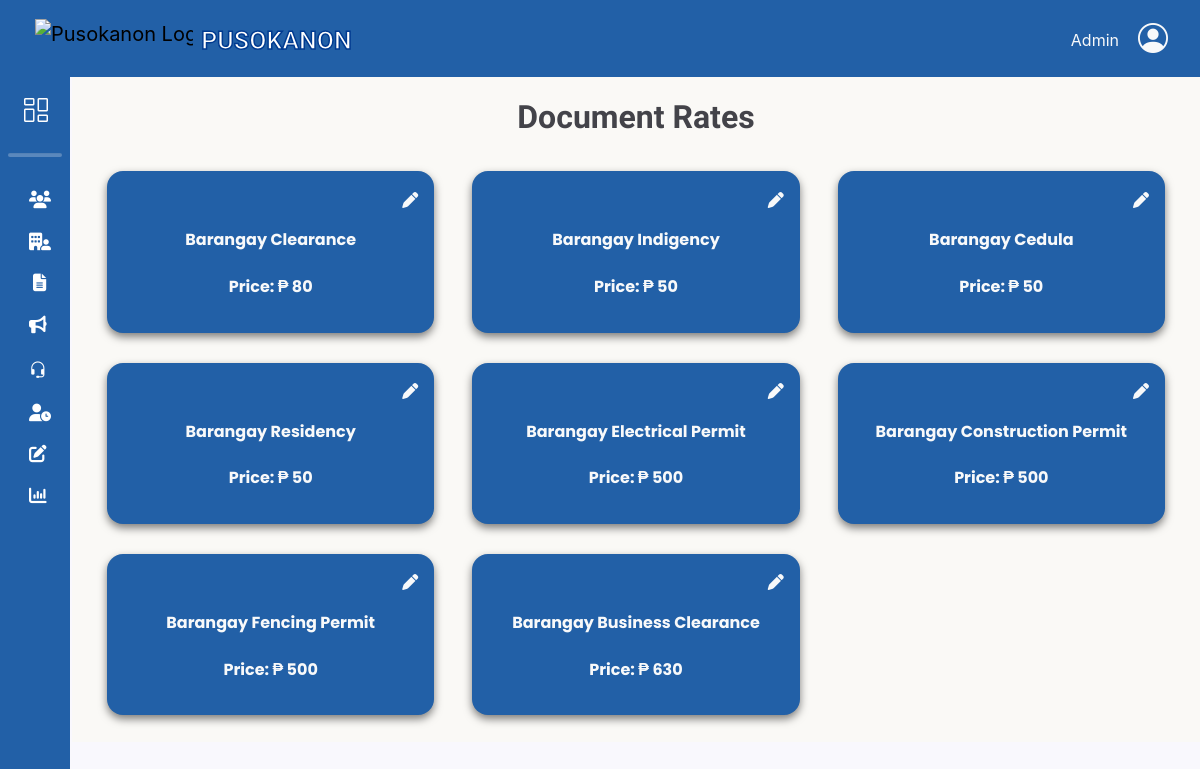
The app's page /adminbejo/DocumentRate.php (signed in) with its own data.
### tables this page shows
CREATE TABLE `doc_type` (
  `docType_id` int(11) NOT NULL,
  `doc_name` varchar(100) NOT NULL,
  `doc_amount` int(11) NOT NULL
);

### db/DBconn.php (called while the page is built, shortened)
<?php
function fetchDocumentRates($pdo, $id)
{
	$sql = "SELECT doc_amount FROM doc_type WHERE docType_id = :id";
	$stmt = $pdo->prepare($sql);
	$stmt->bindParam(':id', $id, PDO::PARAM_STR);
	$stmt->execute();
	return $stmt->fetchColumn();
}

### adminbejo/DocumentRate.php (the view, shortened to what this page needs)
<?php
    include 'headerAdmin.php';
    include '../db/DBconn.php';
?>
<link rel="stylesheet" href="css/DocumentRate.css">
<section class="main">
    <h1 class="page_header">Document Rates</h1>
    <div class="container">
        <div class="row">
            <div class="col-12 col-sm-4">
                <div class="document-box m-1 p-3 text-light rounded-4 text-center" id="1">
                    <div class="d-flex justify-content-end">
                        <button class="pen-icon" title="Edit Price" data-bs-toggle="tooltip" data-bs-placement="right">
                            <i class="fa-solid fa-pen"></i>
                        </button>
                    </div>
                    <h1 class="document-name">Barangay Clearance</h1>
                    <p class="document-price">Price: ₱ <span><?php echo fetchDocumentRates($pdo, '1')?></span></p>
                </div>
            </div>
            <div class="col-12 col-sm-4">
                <div class="document-box m-1 p-3 text-light rounded-4 text-center" id="2">
                    <div class="d-flex justify-content-end">
                        <button class="pen-icon" title="Edit Price" data-bs-toggle="tooltip" data-bs-placement="right">
                            <i class="fa-solid fa-pen"></i>
                        </button>
                    </div>
                    <h1 class="document-name">Barangay Indigency</h1>
                    <p class="document-price">Price: ₱ <span><?php echo fetchDocumentRates($pdo, '2')?></span></p>
                </div>
            </div>
            <div class="col-12 col-sm-4">
                <div class="document-box m-1 p-3 text-light rounded-4 text-center" id="3">
                    <div class="d-flex justify-content-end">
                        <button class="pen-icon" title="Edit Price" data-bs-toggle="tooltip" data-bs-placement="right">
                            <i class="fa-solid fa-pen"></i>
                        </button>
                    </div>
                    <h1 class="document-name">Barangay Cedula</h1>
                    <p class="document-price">Price: ₱ <span><?php echo fetchDocumentRates($pdo, '3')?></span></p>
                </div>
            </div>
            <div class="col-12 col-sm-4">
                <div class="document-box m-1 p-3 text-light rounded-4 text-center" id="4">
                    <div class="d-flex justify-content-end">
                        <button class="pen-icon" title="Edit Price" data-bs-toggle="tooltip" data-bs-placement="right">
                            <i class="fa-solid fa-pen"></i>
                        </button>
                    </div>
                    <h1 class="document-name">Barangay Residency</h1>
                    <p class="document-price">Price: ₱ <span><?php echo fetchDocumentRates($pdo, '4')?></span></p>
                </div>
            </div>
            <div class="col-12 col-sm-4">
                <div class="document-box m-1 p-3 text-light rounded-4 text-center" id="5">
                    <div class="d-flex justify-content-end">
                        <button class="pen-icon" title="Edit Price" data-bs-toggle="tooltip" data-bs-placement="right">
                            <i class="fa-solid fa-pen"></i>
                        </button>
                    </div>
                    <h1 class="document-name">Barangay Electrical Permit</h1>
                    <p class="document-price">Price: ₱ <span><?php echo fetchDocumentRates($pdo, '5')?></span></p>
                </div>
            </div>
            <div class="col-12 col-sm-4">
                <div class="document-box m-1 p-3 text-light rounded-4 text-center" id="6">
                    <div class="d-flex justify-content-end">
                        <button class="pen-icon" title="Edit Price" data-bs-toggle="tooltip" data-bs-placement="right">
                            <i class="fa-solid fa-pen"></i>
                        </button>
                    </div>
                    <h1 class="document-name">Barangay Construction Permit</h1>
                    <p class="document-price">Price: ₱ <span><?php echo fetchDocumentRates($pdo, '6')?></span></p>
                </div>
            </div>
            <div class="col-12 col-sm-4">
                <div class="document-box m-1 p-3 text-light rounded-4 text-center" id="7">
                    <div class="d-flex justify-content-end">
                        <button class="pen-icon" title="Edit Price" data-bs-toggle="tooltip" data-bs-placement="right">
                            <i class="fa-solid fa-pen"></i>
                        </button>
                    </div>
                    <h1 class="document-name">Barangay Fencing Permit</h1>
                    <p class="document-price">Price: ₱ <span><?php echo fetchDocumentRates($pdo, '7')?></span></p>
                </div>
            </div>
            <div class="col-12 col-sm-4">
                <div class="document-box m-1 p-3 text-light rounded-4 text-center" id="8">
                    <div class="d-flex justify-content-end">
                        <button class="pen-icon" title="Edit Price" data-bs-toggle="tooltip" data-bs-placement="right">
                            <i class="fa-solid fa-pen"></i>
                        </button>
                    </div>
                    <h1 class="document-name">Barangay Business Clearance</h1>
                    <p class="document-price">Price: ₱ <span><?php echo fetchDocumentRates($pdo, '8')?></span></p>
                </div>
            </div>
        </div>
    </div>
</section>
<?php include 'footerAdmin.php';?>

### adminbejo/css/headerADstyle.css (style rules this page uses)
body { height: 100%; margin-top: 77px; background-color: #FAF9F6; }
h1 { font-weight: 600; font-size: 1rem; }
.main { width: 100%; overflow: hidden; transition: all 0.35s ease-in-out; background-color: #FAF9F6; flex-wrap: wrap; justify-content: space-between; padding: 1rem; position: relative; }

### adminbejo/css/DocumentRate.css (style rules this page uses)
body { background-color: #F9F8FD; }
.main { margin-left: 72px; justify-content: center; }
.page_header { font-family: 'Titan One', cursive; color: #434349; font-size: 2rem; text-align: center; margin: 5px 0px 16px 0px; }
.document-box { background-color: #2260A7; box-shadow: 0 4px 8px rgba(0, 0, 0, 0.5); display: flex; height: 100%; flex-direction: column; justify-content: space-around; }
.col-12 { padding: 15px; }
.document-name, .document-price { margin-top: 15px; font-weight: bold; }
.pen-icon { background: none; border: none; color: inherit; padding: 0; cursor: pointer; }

### records on screen
doc_type: doc_amount "80"
doc_type: doc_amount "50"
doc_type: doc_amount "50"
doc_type: doc_amount "50"
doc_type: doc_amount "500"
doc_type: doc_amount "500"
doc_type: doc_amount "500"
doc_type: doc_amount "630"
